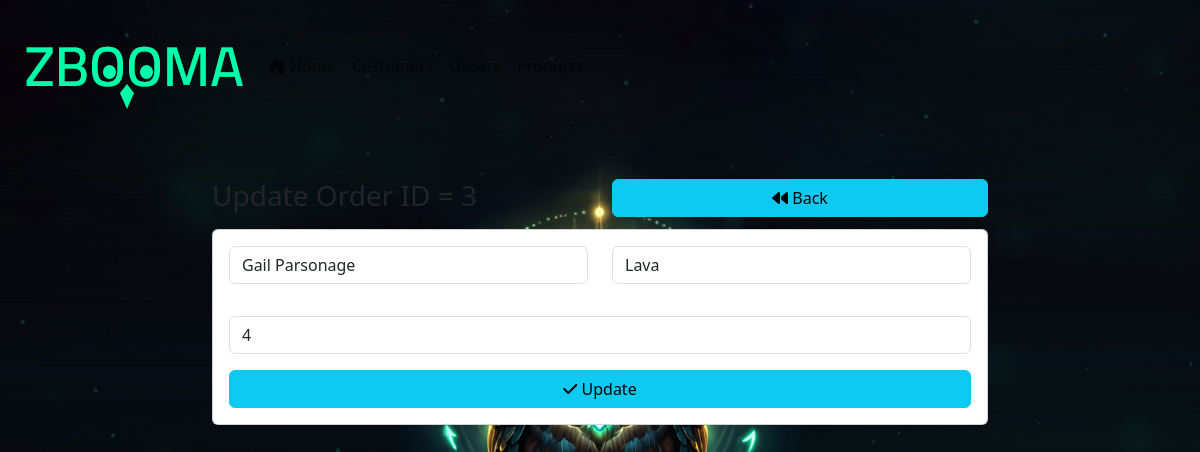
/app/orders/edit.php?edit=3, run on the app's committed database.
### tables this page shows
CREATE TABLE orders (
    order_id INT NOT NULL AUTO_INCREMENT,
    customer_id INT,
    product_id INT,
    amount INT,
    date DATE,
    PRIMARY KEY (order_id),
    FOREIGN KEY (customer_id) REFERENCES customers(customer_id)
    ON DELETE CASCADE
    ON UPDATE CASCADE,
    FOREIGN KEY (product_id) REFERENCES products(product_id)
    ON DELETE CASCADE
    ON UPDATE CASCADE
);

create table customers (
	customer_id INT NOT NULL AUTO_INCREMENT,
	customer_firstName VARCHAR(50) DEFAULT 'Guest' ,
	customer_lastName VARCHAR(50),
	customer_gender VARCHAR(50),
	PRIMARY KEY(customer_id)
);

create table products (
	product_id INT NOT NULL AUTO_INCREMENT,
	product_name VARCHAR(50) DEFAULT 'Just product',
	product_price INT NOT NULL,
	PRIMARY KEY(product_id)
);

### app/orders/edit.php (the view, shortened to what this page needs)
<?php
include_once "../../shared/db_connection.php";
include_once "../../shared/head.php";
include_once "../../shared/navbar.php";
$select_customers_query = "SELECT * FROM customers";
$customers_data = mysqli_query($conn, $select_customers_query);
$select_products_query = "SELECT * FROM products";
$products_data = mysqli_query($conn, $select_products_query);
if (isset($_GET['edit'])) {
    $update_one_data_id = $_GET['edit'];
    $update_one_data_query = "SELECT * FROM orders WHERE order_id = $update_one_data_id;";
    $update_one_data = mysqli_query($conn, $update_one_data_query);
    $one_data = mysqli_fetch_assoc($update_one_data);
}
?>
<main>
    <div class="container col-md-8 my-5">
        <div class="row my-2">
            <div class="col-md-6">
                <h3>Update Order ID = <?= $one_data['order_id'] ?></h3>
            </div>
            <div class="col-md-6">
                <div class="d-grid">
                    <a href="./list.php" class="flaot-end btn btn-info"><i class="fa-solid fa-backward"></i> Back</a>
                </div>
            </div>
        </div>
        <div class="card">
            <div class="card-body">
                <form method="post">
                    <div class="row mb-3">
                        <div class="col-md-6 mb-3">
                            <div class="form-group">
                                <select name="customer_id" class="form-control" required>
                                    <?php foreach ($customers_data as $customer_data): ?>
                                        <option value="<?= $customer_data['customer_id']; ?>"
                                            <?= $one_data['customer_id'] == $customer_data['customer_id'] ? 'selected' : ''; ?>>
                                            <?= $customer_data['customer_firstName'] . " " . $customer_data['customer_lastName']; ?>
                                        </option>
                                    <?php endforeach; ?>
                                </select>
                            </div>
                        </div>
                        <div class="col-md-6">
                            <div class="form-group">
                                <select name="product_id" class="form-control" required>
                                    <?php foreach ($products_data as $product_data): ?>
                                        <option value="<?= $product_data['product_id']; ?>"
                                            <?= $one_data['product_id'] == $product_data['product_id'] ? 'selected' : ''; ?>>
                                            <?= $product_data['product_name']; ?>
                                        </option>
                                    <?php endforeach; ?>
                                </select>
                            </div>
                        </div>
                    </div>
                    <div class="form-group mb-3">
                        <input type="number" name="amount" class="form-control" placeholder="Amount" value="<?= $one_data['amount']; ?>" required>
                    </div>
                    <div class="d-grid">
                        <button class="btn btn-info" name="update"><i class="fa-solid fa-check"></i> Update</button>
                    </div>
                </form>
            </div>
        </div>
    </div>
</main>
<?php
include_once "../../shared/script.php";
?>

### shared/head.php (style rules this page uses)
body { background: url('../media/background-img.png') no-repeat center center / cover; height: 100vh; margin: 0; }

### data on the page
orders: order_id "3", customer_id "Gail Parsonage", product_id "Lava", amount "4"
